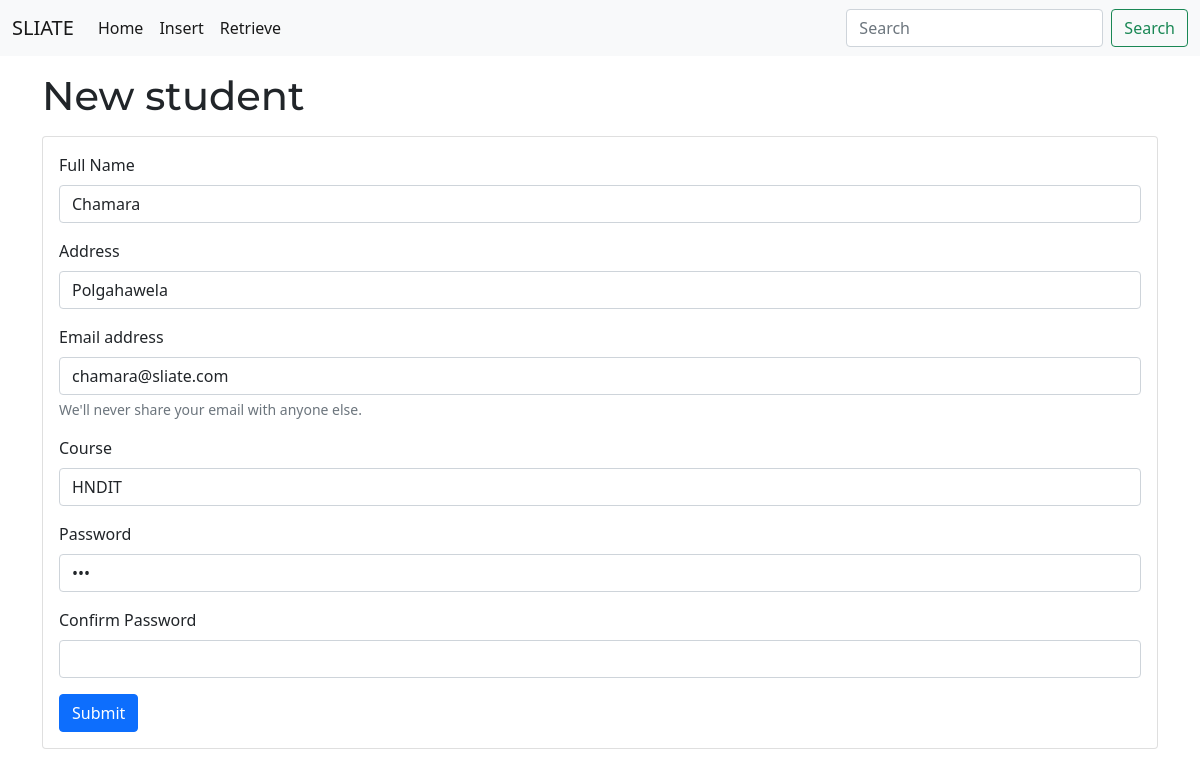
The app's page /update.php?id=17 with its own data.
### tables this page shows
CREATE TABLE IF NOT EXISTS `students` (
  `id` int(11) NOT NULL AUTO_INCREMENT,
  `name` varchar(50) NOT NULL,
  `address` varchar(50) NOT NULL,
  `contact` varchar(50) NOT NULL,
  `course` varchar(50) NOT NULL,
  `password` int(8) NOT NULL DEFAULT '123',
  PRIMARY KEY (`id`)
);

### update.php (the view, shortened to what this page needs)
<?php
    $connection=mysqli_connect('localhost','root','','sliate');
    $id=$_GET['id'];
    $select_query="SELECT * FROM students WHERE id='".$id."'";
    $select_result=mysqli_query($connection,$select_query);
?>
<!DOCTYPE html>
<html lang="en">
<head>
    <link rel="stylesheet" href="css/bootstrap.min.css">
</head>
<body>
    <nav class="navbar navbar-expand-lg navbar-light bg-light">
    <div class="container-fluid">
        <a class="navbar-brand" href="#">SLIATE</a>
        <div class="collapse navbar-collapse" id="navbarSupportedContent">
        <ul class="navbar-nav me-auto mb-2 mb-lg-0">
            <li class="nav-item">
                <a class="nav-link active" aria-current="page" href="#">Home</a>
            </li>
            <li class="nav-item">
                <a class="nav-link active" aria-current="page" href="insert.php">Insert</a>
            </li>
            <li class="nav-item">
                <a class="nav-link active" aria-current="page" href="retrieve.php">Retrieve</a>
            </li>
        </ul>
        <form class="d-flex">
            <input class="form-control me-2" type="search" placeholder="Search" aria-label="Search">
            <button class="btn btn-outline-success" type="submit">Search</button>
        </form>
        </div>
    </div>
    </nav>
    <div class="container mt-3">
        <h1>New student</h1>
        <div class="card mt-3">
            <div class="card-body">
            <form method="POST">
            <?php while ($record=mysqli_fetch_assoc($select_result)) {?>
                <div class="mb-3">
                    <label for="exampleInputEmail1" class="form-label">Full Name</label>
                    <input type="text" class="form-control" value="<?php echo $record['name']?>" name="txtName" aria-describedby="nameHelp">
                </div>
                <div class="mb-3">
                    <label for="exampleInputEmail1" class="form-label">Address</label>
                    <input type="text" class="form-control" value="<?php echo $record['address']?>" name="txtAddress" aria-describedby="addressHelp">
                </div>
                <div class="mb-3">
                    <label for="exampleInputEmail1" class="form-label">Email address</label>
                    <input type="email" class="form-control" value="<?php echo $record['contact']?>" name="txtEmail" aria-describedby="emailHelp">
                    <div id="emailHelp" class="form-text">We'll never share your email with anyone else.</div>
                </div>
                <div class="mb-3">
                    <label for="exampleInputEmail1" class="form-label">Course</label>
                    <input type="text" class="form-control" value="<?php echo $record['course']?>" name="txtCourse" aria-describedby="courseHelp">
                </div>
                <div class="mb-3">
                    <label for="exampleInputPassword1" class="form-label">Password</label>
                    <input type="password" class="form-control" value="<?php echo $record['password']?>" name="txtPassword">
                </div>
                <div class="mb-3">
                    <label for="exampleInputPassword1" class="form-label">Confirm Password</label>
                    <input type="password" class="form-control" name="txtConfirmPassword">
                </div>
            <?php }?>
                <input type="submit" name="Submit" class="btn btn-primary" value="Submit"/>
                </form>
            </div>
        </div>
    </div>
</body>
</html>

### update.php (style rules this page uses)
h1,p { font-family: 'Montserrat', sans-serif; }

### records on screen
students: txtName "Chamara", txtAddress "Polgahawela", txtEmail "chamara@sliate.com", txtCourse "HNDIT"
